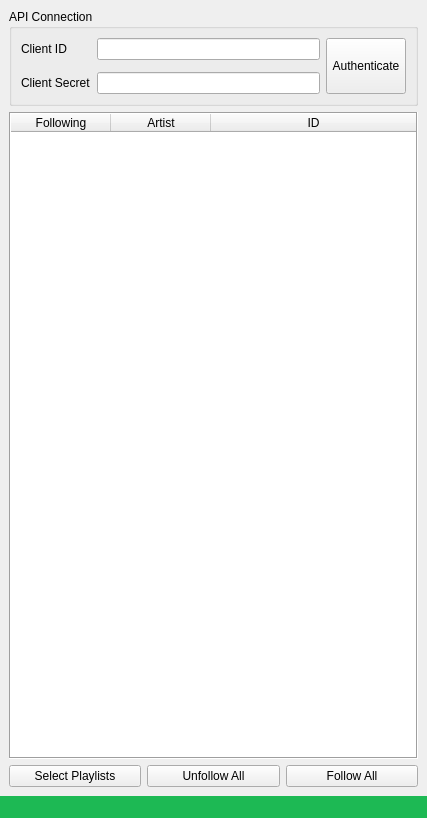
<?xml version="1.0" encoding="UTF-8"?>
<ui version="4.0">
 <class>MainWindow</class>
 <widget class="QMainWindow" name="MainWindow">
  <property name="geometry">
   <rect>
    <x>0</x>
    <y>0</y>
    <width>427</width>
    <height>818</height>
   </rect>
  </property>
  <property name="windowTitle">
   <string>Spotify Follow Tool</string>
  </property>
  <widget class="QWidget" name="centralwidget">
   <layout class="QGridLayout" name="gridLayout_2">
    <item row="0" column="0" colspan="3">
     <widget class="QGroupBox" name="groupBox">
      <property name="title">
       <string>API Connection</string>
      </property>
      <layout class="QGridLayout" name="gridLayout">
       <item row="2" column="0">
        <widget class="QLabel" name="label_2">
         <property name="text">
          <string>Client Secret</string>
         </property>
        </widget>
       </item>
       <item row="0" column="1">
        <widget class="QLineEdit" name="le_client_id"/>
       </item>
       <item row="0" column="2" rowspan="3">
        <widget class="QPushButton" name="btn_auth">
         <property name="sizePolicy">
          <sizepolicy hsizetype="Minimum" vsizetype="Expanding">
           <horstretch>0</horstretch>
           <verstretch>0</verstretch>
          </sizepolicy>
         </property>
         <property name="minimumSize">
          <size>
           <width>0</width>
           <height>0</height>
          </size>
         </property>
         <property name="text">
          <string>Authenticate</string>
         </property>
        </widget>
       </item>
       <item row="2" column="1">
        <widget class="QLineEdit" name="le_client_secret"/>
       </item>
       <item row="0" column="0">
        <widget class="QLabel" name="label">
         <property name="text">
          <string>Client ID</string>
         </property>
        </widget>
       </item>
      </layout>
     </widget>
    </item>
    <item row="1" column="0" colspan="3">
     <widget class="QTableWidget" name="tbl_artists">
      <property name="frameShape">
       <enum>QFrame::Box</enum>
      </property>
      <property name="frameShadow">
       <enum>QFrame::Sunken</enum>
      </property>
      <property name="editTriggers">
       <set>QAbstractItemView::NoEditTriggers</set>
      </property>
      <property name="alternatingRowColors">
       <bool>true</bool>
      </property>
      <property name="selectionBehavior">
       <enum>QAbstractItemView::SelectRows</enum>
      </property>
      <property name="textElideMode">
       <enum>Qt::ElideMiddle</enum>
      </property>
      <property name="sortingEnabled">
       <bool>true</bool>
      </property>
      <property name="wordWrap">
       <bool>true</bool>
      </property>
      <property name="cornerButtonEnabled">
       <bool>true</bool>
      </property>
      <attribute name="horizontalHeaderVisible">
       <bool>true</bool>
      </attribute>
      <attribute name="horizontalHeaderHighlightSections">
       <bool>true</bool>
      </attribute>
      <attribute name="horizontalHeaderShowSortIndicator" stdset="0">
       <bool>true</bool>
      </attribute>
      <attribute name="horizontalHeaderStretchLastSection">
       <bool>true</bool>
      </attribute>
      <attribute name="verticalHeaderVisible">
       <bool>false</bool>
      </attribute>
      <attribute name="verticalHeaderCascadingSectionResizes">
       <bool>false</bool>
      </attribute>
      <column>
       <property name="text">
        <string>Following</string>
       </property>
      </column>
      <column>
       <property name="text">
        <string>Artist</string>
       </property>
      </column>
      <column>
       <property name="text">
        <string>ID</string>
       </property>
      </column>
     </widget>
    </item>
    <item row="2" column="2">
     <widget class="QPushButton" name="btn_follow_all">
      <property name="text">
       <string>Follow All</string>
      </property>
     </widget>
    </item>
    <item row="2" column="1">
     <widget class="QPushButton" name="btn_unfollow_all">
      <property name="text">
       <string>Unfollow All</string>
      </property>
     </widget>
    </item>
    <item row="2" column="0">
     <widget class="QPushButton" name="btn_select_playlists">
      <property name="text">
       <string>Select Playlists</string>
      </property>
     </widget>
    </item>
   </layout>
  </widget>
  <widget class="QMenuBar" name="menubar">
   <property name="geometry">
    <rect>
     <x>0</x>
     <y>0</y>
     <width>427</width>
     <height>22</height>
    </rect>
   </property>
  </widget>
  <widget class="QStatusBar" name="status_bar">
   <property name="enabled">
    <bool>true</bool>
   </property>
   <property name="font">
    <font>
     <bold>true</bold>
    </font>
   </property>
   <property name="styleSheet">
    <string notr="true">background-color: rgb(29, 185, 84);</string>
   </property>
  </widget>
 </widget>
 <resources/>
 <connections/>
</ui>
